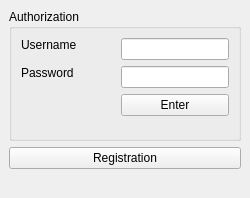
<?xml version="1.0" encoding="UTF-8"?>
<ui version="4.0">
 <class>Authorization</class>
 <widget class="QMainWindow" name="Authorization">
  <property name="geometry">
   <rect>
    <x>0</x>
    <y>0</y>
    <width>250</width>
    <height>195</height>
   </rect>
  </property>
  <property name="windowTitle">
   <string>MainWindow</string>
  </property>
  <widget class="QWidget" name="centralwidget">
   <layout class="QGridLayout" name="gridLayout_3">
    <property name="sizeConstraint">
     <enum>QLayout::SetDefaultConstraint</enum>
    </property>
    <item row="0" column="0">
     <widget class="QGroupBox" name="groupBox_3">
      <property name="title">
       <string>Authorization</string>
      </property>
      <layout class="QGridLayout" name="gridLayout_2">
       <item row="0" column="0">
        <layout class="QGridLayout" name="gridLayout">
         <item row="0" column="0">
          <widget class="QLabel" name="label_3">
           <property name="text">
            <string>Username</string>
           </property>
          </widget>
         </item>
         <item row="0" column="1" rowspan="2">
          <widget class="QLineEdit" name="login"/>
         </item>
         <item row="2" column="1">
          <widget class="QLineEdit" name="password"/>
         </item>
         <item row="3" column="0">
          <spacer name="horizontalSpacer">
           <property name="orientation">
            <enum>Qt::Horizontal</enum>
           </property>
           <property name="sizeHint" stdset="0">
            <size>
             <width>40</width>
             <height>20</height>
            </size>
           </property>
          </spacer>
         </item>
         <item row="1" column="0" rowspan="2">
          <widget class="QLabel" name="label_4">
           <property name="text">
            <string>Password</string>
           </property>
          </widget>
         </item>
         <item row="4" column="0">
          <spacer name="horizontalSpacer_3">
           <property name="orientation">
            <enum>Qt::Horizontal</enum>
           </property>
           <property name="sizeHint" stdset="0">
            <size>
             <width>46</width>
             <height>13</height>
            </size>
           </property>
          </spacer>
         </item>
         <item row="3" column="1">
          <widget class="QPushButton" name="buttonEnt">
           <property name="text">
            <string>Enter</string>
           </property>
          </widget>
         </item>
        </layout>
       </item>
      </layout>
     </widget>
    </item>
    <item row="1" column="0">
     <widget class="QPushButton" name="buttonReg">
      <property name="text">
       <string>Registration</string>
      </property>
     </widget>
    </item>
    <item row="2" column="0">
     <widget class="QLabel" name="info">
      <property name="text">
       <string/>
      </property>
     </widget>
    </item>
   </layout>
  </widget>
 </widget>
 <resources/>
 <connections/>
</ui>
